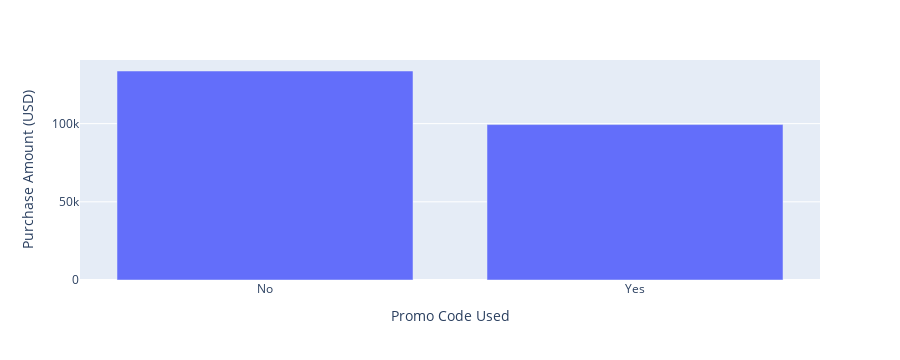

Notebook cell for this chart:
### Code cell
fig  =  px.bar(shop_groupby , x= 'Promo Code Used' , y = 'Purchase Amount (USD)')
fig.show()

### Figure 1 — Plotly figure (JSON) as saved in the notebook; plotly's stock layout.template omitted (floating-point values rounded to 4 significant figures)
{"data": [{"alignmentgroup": "True", "hovertemplate": "Promo Code Used=%{x}<br>Purchase Amount (USD)=%{y}<extra></extra>", "legendgroup": "", "marker": {"color": "#636efa", "pattern": {"shape": ""}}, "name": "", "offsetgroup": "", "orientation": "v", "showlegend": false, "textposition": "auto", "type": "bar", "x": ["No", "Yes"], "xaxis": "x", "y": [133670, 99411], "yaxis": "y"}], "layout": {"autosize": true, "barmode": "relative", "height": 360, "legend": {"tracegroupgap": 0}, "margin": {"t": 60}, "xaxis": {"anchor": "y", "autorange": true, "domain": [0, 1], "range": [-0.5, 1.5], "title": {"text": "Promo Code Used"}, "type": "category"}, "yaxis": {"anchor": "x", "autorange": true, "domain": [0, 1], "range": [0, 140700.0], "title": {"text": "Purchase Amount (USD)"}, "type": "linear"}}}
